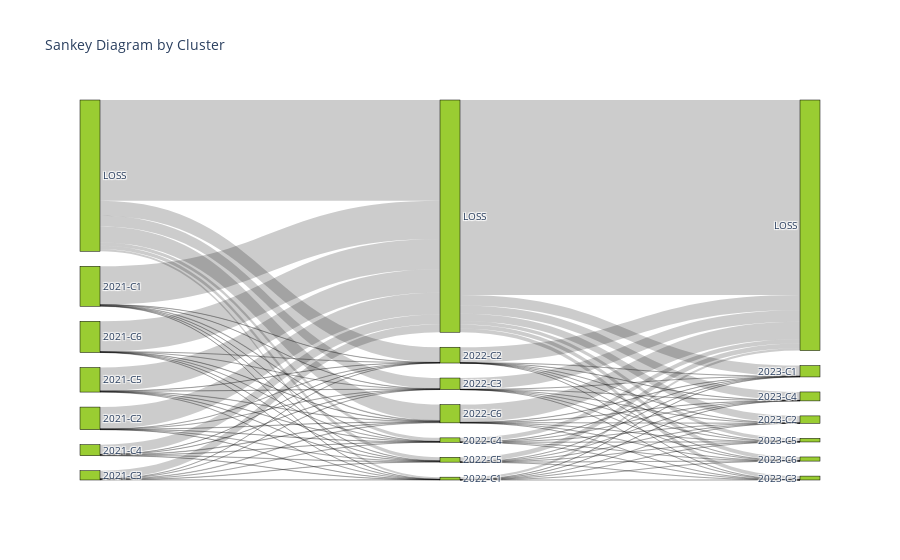

The notebook cell this image was saved under:
### Code cell
import plotly.graph_objects as go

fig = go.Figure(data=[go.Sankey(
    node = dict(
      pad = 15,
      thickness = 20,
      line = dict(color = "black", width = 0.5),
      label = ["2021-C1", "2021-C2", "2021-C3", "2021-C4", "2021-C5", "2021-C6","LOSS",
               "2022-C1", "2022-C2", "2022-C3", "2022-C4", "2022-C5", "2022-C6","LOSS",
               "2023-C1", "2023-C2", "2023-C3", "2023-C4", "2023-C5", "2023-C6","LOSS",
               ],
      color = "yellowgreen"
    ),
    link = dict(
      source = sankey_source, # indices correspond to labels, eg A1, A2, A1, B1, ...
      target = sankey_target,
      value = vals
  ))])

fig.update_layout(title_text="Sankey Diagram by Cluster", font_size=10)
fig.show()

### Figure 1 — Plotly figure (JSON) as saved in the notebook; plotly's stock layout.template omitted (floating-point values rounded to 4 significant figures)
{"data": [{"link": {"source": [0, 0, 0, 0, 0, 0, 0, 1, 1, 1, 1, 1, 1, 1, 2, 2, 2, 2, 2, 2, 2, 3, 3, 3, 3, 3, 3, 3, 4, 4, 4, 4, 4, 4, 4, 5, 5, 5, 5, 5, 5, 5, 6, 6, 6, 6, 6, 6, 6, 7, 7, 7, 7, 7, 7, 7, 8, 8, 8, 8, 8, 8, 8, 9, 9, 9, 9, 9, 9, 9, 10, 10, 10, 10, 10, 10, 10, 11, 11, 11, 11, 11, 11, 11, 12, 12, 12, 12, 12, 12, 12, 13, 13, 13, 13, 13, 13, 13], "target": [7, 8, 9, 10, 11, 12, 13, 7, 8, 9, 10, 11, 12, 13, 7, 8, 9, 10, 11, 12, 13, 7, 8, 9, 10, 11, 12, 13, 7, 8, 9, 10, 11, 12, 13, 7, 8, 9, 10, 11, 12, 13, 7, 8, 9, 10, 11, 12, 13, 14, 15, 16, 17, 18, 19, 20, 14, 15, 16, 17, 18, 19, 20, 14, 15, 16, 17, 18, 19, 20, 14, 15, 16, 17, 18, 19, 20, 14, 15, 16, 17, 18, 19, 20, 14, 15, 16, 17, 18, 19, 20, 14, 15, 16, 17, 18, 19, 20], "value": [409, 395, 394, 482, 598, 1178, 76658, 122, 144, 202, 174, 369, 516, 43707, 393, 222, 290, 285, 500, 924, 15958, 320, 195, 262, 413, 691, 891, 19384, 214, 291, 239, 360, 473, 703, 46953, 159, 179, 220, 210, 357, 586, 60845, 4074, 30220, 21532, 6947, 6751, 31812, 201623, 337, 84, 30, 233, 79, 97, 4831, 240, 114, 27, 218, 67, 59, 30921, 164, 52, 10, 105, 96, 35, 22677, 164, 39, 15, 149, 60, 50, 8394, 180, 34, 10, 132, 40, 43, 9300, 487, 127, 57, 338, 126, 118, 35357, 21175, 14350, 7664, 16754, 6894, 7877, 390414]}, "node": {"color": "yellowgreen", "label": ["2021-C1", "2021-C2", "2021-C3", "2021-C4", "2021-C5", "2021-C6", "LOSS", "2022-C1", "2022-C2", "2022-C3", "2022-C4", "2022-C5", "2022-C6", "LOSS", "2023-C1", "2023-C2", "2023-C3", "2023-C4", "2023-C5", "2023-C6", "LOSS"], "line": {"color": "black", "width": 0.5}, "pad": 15, "thickness": 20}, "type": "sankey"}], "layout": {"font": {"size": 10}, "title": {"text": "Sankey Diagram by Cluster"}}}
